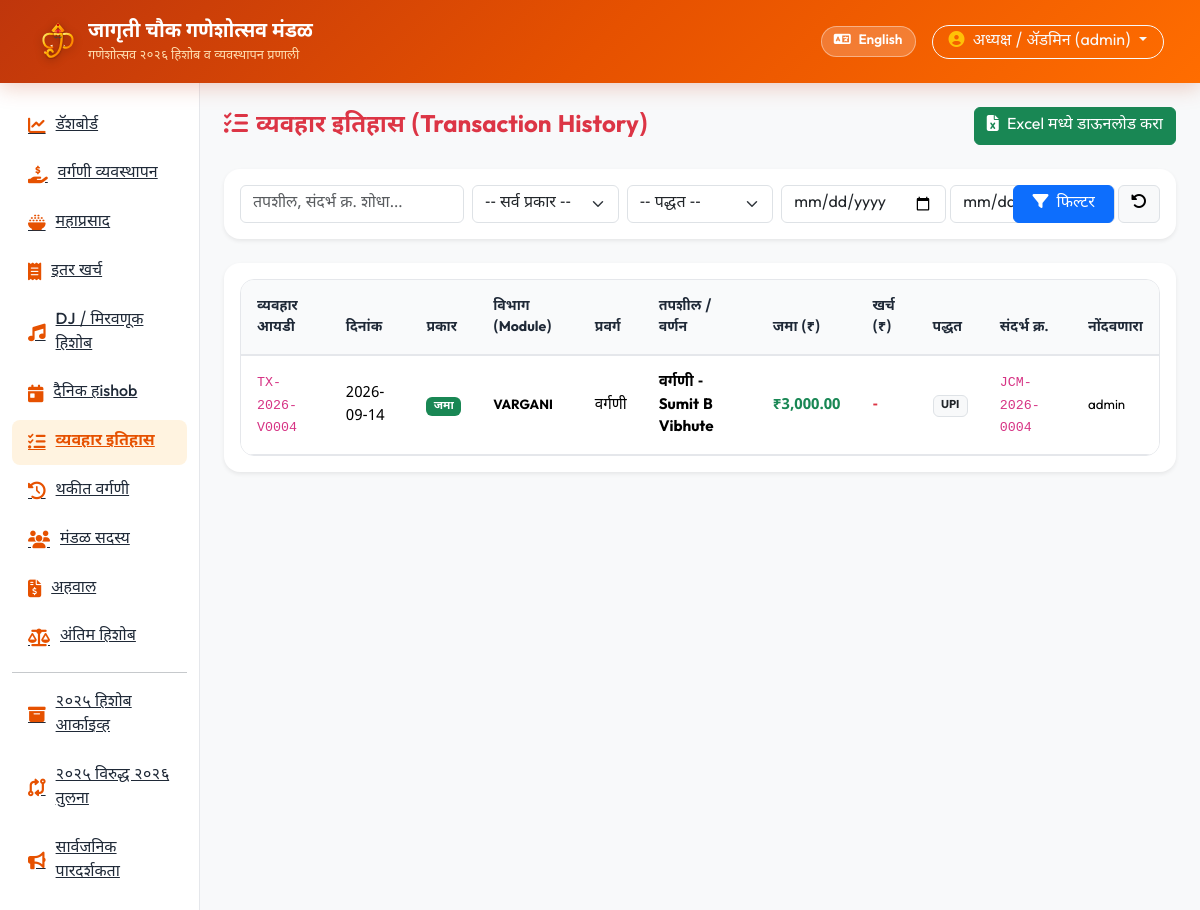
The page /transactions (signed in) on the database its author committed.
### tables this page shows
CREATE TABLE transactions (
    id INTEGER PRIMARY KEY AUTOINCREMENT,
    year_label TEXT NOT NULL DEFAULT '2026',
    transaction_id TEXT UNIQUE NOT NULL,
    date DATE NOT NULL,
    type TEXT NOT NULL, -- INCOME, EXPENSE
    module TEXT NOT NULL, -- VARGANI, MAHAPRASAD_DONATION, MAHAPRASAD_EXPENSE, OTHER_EXPENSE, DJ_INCOME, DJ_EXPENSE
    category TEXT NOT NULL,
    description TEXT,
    income_amount DECIMAL(12,2) DEFAULT 0.00,
    expense_amount DECIMAL(12,2) DEFAULT 0.00,
    payment_method TEXT NOT NULL,
    reference_no TEXT,
    created_by TEXT,
    created_at TIMESTAMP DEFAULT CURRENT_TIMESTAMP
);

### routes/transactions.py (the view)
@transactions_bp.route('/transactions')
@login_required
def index():
    type_filter = request.args.get('type', '').strip()
    payment_filter = request.args.get('payment_method', '').strip()
    module_filter = request.args.get('module', '').strip()
    start_date = request.args.get('start_date', '').strip()
    end_date = request.args.get('end_date', '').strip()
    search = request.args.get('q', '').strip()
    sql = "SELECT * FROM transactions WHERE year_label='2026'"
    params = []
    if type_filter:
        sql += " AND type = ?"
        params.append(type_filter)
    if payment_filter:
        sql += " AND payment_method = ?"
        params.append(payment_filter)
    if module_filter:
        sql += " AND module = ?"
        params.append(module_filter)
    if start_date:
        sql += " AND date >= ?"
        params.append(start_date)
    if end_date:
        sql += " AND date <= ?"
        params.append(end_date)
    if search:
        sql += " AND (description LIKE ? OR reference_no LIKE ? OR category LIKE ?)"
        params.extend([f"%{search}%", f"%{search}%", f"%{search}%"])
    sql += " ORDER BY date DESC, id DESC"
    transactions = query_db(sql, params)
    total_inc = sum(float(t['income_amount'] or 0) for t in transactions)
    total_exp = sum(float(t['expense_amount'] or 0) for t in transactions)
    net_total = total_inc - total_exp
    return render_template('transactions.html',
                           transactions=transactions,
                           total_inc=total_inc,
                           total_exp=total_exp,
                           net_total=net_total,
                           type_filter=type_filter,
                           payment_filter=payment_filter,
                           module_filter=module_filter,
                           start_date=start_date,
                           end_date=end_date,
                           search=search)

### templates/transactions.html (shortened to what this page needs)
{% extends 'base.html' %}
{% block content %}
<div class="d-flex justify-content-between align-items-center mb-4">
    <h4 class="fw-bold m-0 text-danger"><i class="fa-solid fa-list-check me-2"></i>{{ t('transactions') }} (Transaction History)</h4>
    <a href="{{ url_for('reports.export_excel') }}" class="btn btn-success">
        <i class="fa-solid fa-file-excel me-1"></i> Excel मध्ये डाऊनलोड करा
    </a>
</div>
<div class="card border-0 shadow-sm rounded-4 p-3 mb-4">
    <form method="GET" action="{{ url_for('transactions.index') }}" class="row g-2 align-items-center">
        <div class="col-md-3">
            <input type="text" name="q" value="{{ search }}" class="form-control" placeholder="तपशील, संदर्भ क्र. शोधा...">
        </div>
        <div class="col-md-2">
            <select name="type" class="form-select">
                <option value="">-- सर्व प्रकार --</option>
            </select>
        </div>
        <div class="col-md-2">
            <select name="payment_method" class="form-select">
                <option value="">-- पद्धत --</option>
            </select>
        </div>
        <div class="col-md-3 d-flex gap-1">
            <input type="date" name="start_date" value="{{ start_date }}" class="form-control" title="पासून">
        </div>
        <div class="col-md-2 d-flex gap-1">
            <button type="submit" class="btn btn-primary w-100"><i class="fa-solid fa-filter me-1"></i> फिल्टर</button>
            <a href="{{ url_for('transactions.index') }}" class="btn btn-light border"><i class="fa-solid fa-rotate-left"></i></a>
        </div>
    </form>
</div>
<div class="card border-0 shadow-sm rounded-4 p-3">
    <div class="table-responsive">
        <table class="table table-mandal mb-0">
            <thead>
                <tr>
                    <th>व्यवहार आयडी</th>
                    <th>दिनांक</th>
                    <th>प्रकार</th>
                    <th>विभाग (Module)</th>
                    <th>प्रवर्ग</th>
                    <th>तपशील / वर्णन</th>
                    <th>जमा (₹)</th>
                    <th>खर्च (₹)</th>
                    <th>पद्धत</th>
                    <th>संदर्भ क्र.</th>
                    <th>नोंदवणारा</th>
                </tr>
            </thead>
            <tbody>
                {% for t in transactions %}
                <tr>
                    <td><code>{{ t.transaction_id }}</code></td>
                    <td>{{ t.date }}</td>
                    <td>
                        {% if t.type == 'INCOME' %}
                        <span class="badge bg-success">जमा</span>
                        {% else %}
                        <span class="badge bg-danger">खर्च</span>
                        {% endif %}
                    </td>
                    <td><small class="fw-bold">{{ t.module }}</small></td>
                    <td>{{ t.category }}</td>
                    <td class="fw-bold">{{ t.description }}</td>
                    <td class="text-success fw-bold">{% if t.income_amount > 0 %}₹{{ "{:,.2f}".format(t.income_amount) }}{% else %}-{% endif %}</td>
                    <td class="text-danger fw-bold">{% if t.expense_amount > 0 %}₹{{ "{:,.2f}".format(t.expense_amount) }}{% else %}-{% endif %}</td>
                    <td><span class="badge bg-light text-dark border">{{ t.payment_method }}</span></td>
                    <td><code>{{ t.reference_no or '-' }}</code></td>
                    <td><small>{{ t.created_by or '-' }}</small></td>
                </tr>
                {% else %}
                <tr>
                    <td colspan="11" class="text-center text-muted py-4">कोणताही व्यवहार आढळला नाही.</td>
                </tr>
                {% endfor %}
            </tbody>
        </table>
    </div>
</div>
{% endblock %}

### templates/base.html (shortened to what this page needs)
<!DOCTYPE html>
<html lang="{{ lang }}">
<head>
    <link href="https://cdn.jsdelivr.net/npm/bootstrap@5.3.3/dist/css/bootstrap.min.css" rel="stylesheet">
    <link rel="stylesheet" href="https://cdnjs.cloudflare.com/ajax/libs/font-awesome/6.5.2/css/all.min.css">
    <link rel="stylesheet" href="{{ url_for('static', filename='css/custom.css') }}">
</head>
<body>
    <nav class="navbar navbar-expand-lg navbar-dark navbar-mandal sticky-top">
        <div class="container-fluid">
            <a class="navbar-brand d-flex align-items-center gap-2" href="{{ url_for('dashboard.index') }}">
                <img src="{{ url_for('static', filename='images/ganeshji_logo.svg') }}" alt="श्री गणेश" style="width: 44px; height: 44px; filter: drop-shadow(0 2px 4px rgba(0,0,0,0.3));">
                <div>
                    <div class="navbar-brand-title">{{ mandal_name }}</div>
                    <div class="navbar-brand-sub">{{ festival_title }}</div>
                </div>
            </a>
            <div class="d-flex align-items-center gap-3 ms-auto">
                {% if lang == 'mr' %}
                <a href="{{ url_for('auth.set_language', lang_code='en') }}" class="btn lang-switch-btn" title="Switch to English">
                    <i class="fa-solid fa-language me-1"></i> English
                </a>
                {% else %}
                <a href="{{ url_for('auth.set_language', lang_code='mr') }}" class="btn lang-switch-btn" title="मराठीमध्ये बदला">
                    <i class="fa-solid fa-language me-1"></i> मराठी
                </a>
                {% endif %}
                {% if session.get('user_id') %}
                <div class="dropdown">
                    <button class="btn btn-outline-light dropdown-toggle rounded-pill px-3 py-1 font-weight-bold" type="button" data-bs-toggle="dropdown">
                        <i class="fa-solid fa-circle-user me-1 text-warning"></i> {{ current_user_name }} ({{ current_user_role }})
                    </button>
                </div>
                {% endif %}
            </div>
        </div>
    </nav>
    <div class="container-fluid">
        <div class="row">
            {% if session.get('user_id') %}
            <div class="col-lg-2 sidebar">
                <div class="nav flex-column">
                    <a class="nav-link-mandal {% if request.endpoint == 'dashboard.index' %}active{% endif %}" href="{{ url_for('dashboard.index') }}">
                        <i class="fa-solid fa-chart-line"></i> {{ t('dashboard') }}
                    </a>
                    <a class="nav-link-mandal {% if 'vargani' in request.endpoint %}active{% endif %}" href="{{ url_for('vargani.index') }}">
                        <i class="fa-solid fa-hand-holding-dollar"></i> {{ t('vargani_mgmt') }}
                    </a>
                    <a class="nav-link-mandal {% if 'mahaprasad' in request.endpoint %}active{% endif %}" href="{{ url_for('mahaprasad.index') }}">
                        <i class="fa-solid fa-bowl-rice"></i> {{ t('mahaprasad') }}
                    </a>
                    <a class="nav-link-mandal {% if 'expenses' in request.endpoint %}active{% endif %}" href="{{ url_for('expenses.index') }}">
                        <i class="fa-solid fa-receipt"></i> {{ t('other_expenses') }}
                    </a>
                    <a class="nav-link-mandal {% if 'dj_procession' in request.endpoint %}active{% endif %}" href="{{ url_for('dj_procession.index') }}">
                        <i class="fa-solid fa-music"></i> {{ t('dj_hishob') }}
                    </a>
                    <a class="nav-link-mandal {% if 'daily' in request.endpoint %}active{% endif %}" href="{{ url_for('daily_accounts.index') }}">
                        <i class="fa-solid fa-calendar-day"></i> {{ t('daily_hishob') }}
                    </a>
                    <a class="nav-link-mandal {% if 'transactions' in request.endpoint %}active{% endif %}" href="{{ url_for('transactions.index') }}">
                        <i class="fa-solid fa-list-check"></i> {{ t('transactions') }}
                    </a>
                    <a class="nav-link-mandal {% if 'pending' in request.endpoint %}active{% endif %}" href="{{ url_for('pending.index') }}">
                        <i class="fa-solid fa-clock-rotate-left"></i> {{ t('pending_vargani') }}
                    </a>
                    <a class="nav-link-mandal {% if 'members' in request.endpoint %}active{% endif %}" href="{{ url_for('members.index') }}">
                        <i class="fa-solid fa-users"></i> {{ t('members') }}
                    </a>
                    <a class="nav-link-mandal {% if 'reports' in request.endpoint %}active{% endif %}" href="{{ url_for('reports.index') }}">
                        <i class="fa-solid fa-file-invoice-dollar"></i> {{ t('reports') }}
                    </a>
                    <a class="nav-link-mandal {% if request.endpoint == 'reports.hishob_final' %}active{% endif %}" href="{{ url_for('reports.hishob_final') }}">
                        <i class="fa-solid fa-scale-balanced"></i> {{ t('final_hishob') }}
                    </a>
                    <hr class="my-2">
                    <a class="nav-link-mandal {% if 'archive_2025.index' in request.endpoint %}active{% endif %}" href="{{ url_for('archive_2025.index') }}">
                        <i class="fa-solid fa-box-archive"></i> {{ t('archive_2025') }}
                    </a>
                    <a class="nav-link-mandal {% if 'archive_2025.comparison' in request.endpoint %}active{% endif %}" href="{{ url_for('archive_2025.comparison') }}">
                        <i class="fa-solid fa-code-compare"></i> {{ t('comparison_2025_2026') }}
                    </a>
                    <a class="nav-link-mandal" href="{{ url_for('public.index') }}" target="_blank">
                        <i class="fa-solid fa-bullhorn"></i> {{ t('public_transparency') }}
                    </a>
                </div>
            </div>
            <div class="col-lg-10 p-4 main-content">
            {% else %}
            <div class="col-12 p-4">
            {% endif %}
                {% block content %}{% endblock %}
            </div>
        </div>
    </div>
</body>
</html>

### rows shown on the page
transactions: created_by "admin", transaction_id "TX-2026-V0004", date "2026-09-14", type "जमा", module "VARGANI", category "वर्गणी", description "वर्गणी - Sumit B Vibhute", income_amount "3,000.00", payment_method "UPI", reference_no "JCM-2026-0004"

### other values the page prints
{{ mandal_name }} "जागृती चौक गणेशोत्सव मंडळ"
{{ festival_title }} "गणेशोत्सव २०२६ हिशोब व व्यवस्थापन प्रणाली"
{{ current_user_name }} "अध्यक्ष / ॲडमिन"
{{ t('dashboard') }} "डॅशबोर्ड"
{{ t('vargani_mgmt') }} "वर्गणी व्यवस्थापन"
{{ t('mahaprasad') }} "महाप्रसाद"
{{ t('other_expenses') }} "इतर खर्च"
{{ t('dj_hishob') }} "DJ / मिरवणूक हिशोब"
{{ t('daily_hishob') }} "दैनिक हishob"
{{ t('transactions') }} "व्यवहार इतिहास"
{{ t('pending_vargani') }} "थकीत वर्गणी"
{{ t('members') }} "मंडळ सदस्य"
{{ t('reports') }} "अहवाल"
{{ t('final_hishob') }} "अंतिम हिशोब"
{{ t('archive_2025') }} "२०२५ हिशोब आर्काइव्ह"
